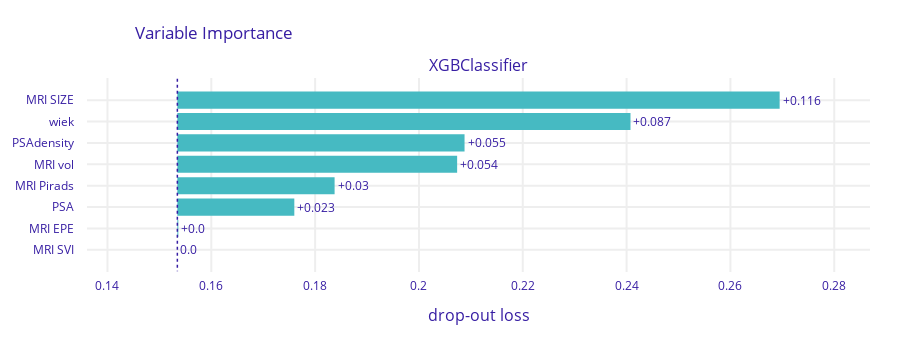

This figure's notebook cell:
### Code cell
y_true, y_pred, y_pred_probs, false_positive_rate, true_positive_rate, total_roc_auc, model_pipeline, best_params = res
plot_roc(false_positive_rate, true_positive_rate, total_roc_auc)
plot_confusion_matrix(y_true, y_pred)
plot_feature_importances(model_pipeline, X, y)
plot_discrimination_threshold(model_pipeline, X, y)

### Figure 1 — Plotly figure (JSON) as saved in the notebook; plotly's stock layout.template omitted (floating-point values rounded to 4 significant figures)
{"data": [{"base": 0.1535, "hoverinfo": "text", "hoverlabel": {"bgcolor": "rgba(0,0,0,0.8)"}, "hovertext": ["Model: XGBClassifier loss after<br>variable: MRI SIZE is permuted: 0.269<br>Drop-out loss change: +0.116", "Model: XGBClassifier loss after<br>variable: wiek is permuted: 0.241<br>Drop-out loss change: +0.087", "Model: XGBClassifier loss after<br>variable: PSAdensity is permuted: 0.209<br>Drop-out loss change: +0.055", "Model: XGBClassifier loss after<br>variable: MRI vol is permuted: 0.207<br>Drop-out loss change: +0.054", "Model: XGBClassifier loss after<br>variable: MRI Pirads is permuted: 0.184<br>Drop-out loss change: +0.03", "Model: XGBClassifier loss after<br>variable: PSA is permuted: 0.176<br>Drop-out loss change: +0.023", "Model: XGBClassifier loss after<br>variable: MRI EPE is permuted: 0.154<br>Drop-out loss change: +0.0", "Model: XGBClassifier loss after<br>variable: MRI SVI is permuted: 0.153<br>Drop-out loss change: -0.0"], "marker": {"color": "#46bac2"}, "orientation": "h", "showlegend": false, "text": ["+0.116", "+0.087", "+0.055", "+0.054", "+0.03", "+0.023", "+0.0", "0.0"], "textposition": "outside", "type": "bar", "x": [0.116, 0.08729, 0.05533, 0.0539, 0.03029, 0.02253, 0.0001884, 0], "xaxis": "x", "y": ["MRI SIZE", "wiek", "PSAdensity", "MRI vol", "MRI Pirads", "PSA", "MRI EPE", "MRI SVI"], "yaxis": "y"}], "layout": {"annotations": [{"font": {"size": 16}, "showarrow": false, "text": "XGBClassifier", "x": 0.5, "xanchor": "center", "xref": "paper", "y": 1, "yanchor": "bottom", "yref": "paper"}, {"font": {"size": 16}, "showarrow": false, "text": "drop-out loss", "x": 0.5, "xanchor": "center", "xref": "paper", "y": 0, "yanchor": "top", "yref": "paper", "yshift": -30}], "font": {"color": "#371ea3"}, "height": 343, "margin": {"b": 71, "r": 30, "t": 78}, "shapes": [{"line": {"color": "#371ea3", "dash": "dot", "width": 1.5}, "type": "line", "x0": 0.1535, "x1": 0.1535, "xref": "x", "y0": -1, "y1": 8, "yref": "y"}], "title": {"text": "Variable Importance", "x": 0.15}, "xaxis": {"anchor": "y", "automargin": true, "domain": [0, 1], "fixedrange": true, "gridwidth": 2, "range": [0.1361, 0.2869], "tickcolor": "white", "ticklen": 3, "ticks": "outside", "type": "linear", "zeroline": false}, "yaxis": {"anchor": "x", "automargin": true, "autorange": "reversed", "domain": [0, 1], "fixedrange": true, "gridwidth": 2, "tickcolor": "white", "ticklen": 10, "ticks": "outside", "type": "category"}}}
